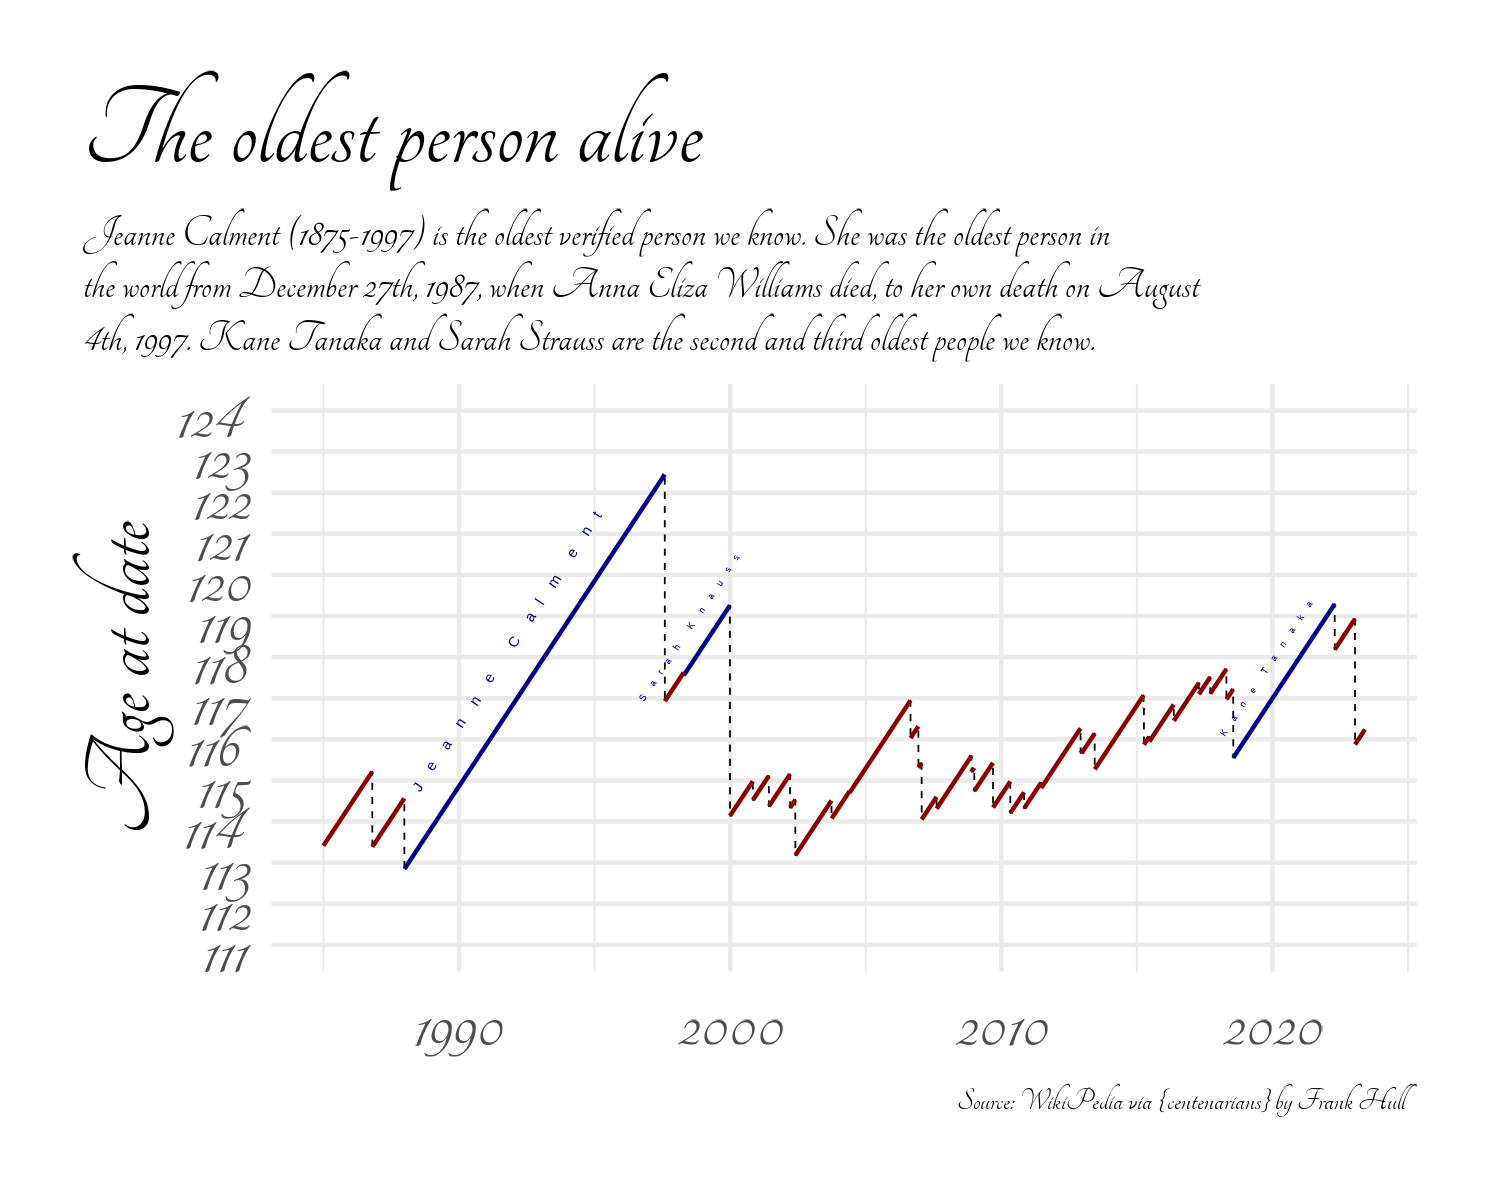

Write R code to recreate this figure.
library(tidyverse)
library(geomtextpath)
library(showtext)

font_add_google("Tangerine", "font")
font_add_google("Fira Code", "labs")
showtext_auto()

centenarians <-
  readr::read_csv(
    'https://raw.githubusercontent.com/rfordatascience/tidytuesday/master/data/2023/2023-05-30/centenarians.csv'
  )

dates <- seq.Date(
  from = ymd("1985-01-01"),
  to = ymd("2023-05-30"),
  by = "day"
)

oldest_alive <- function(date) {
  centenarians %>%
    mutate(
      is_alive = death_date > date | is.na(death_date),
      age_at_date = ifelse(is_alive, as.numeric(interval(birth_date, date), 'years'), age),
      date = date
    ) %>%
    filter(is_alive) %>%
    filter(age_at_date == max(age_at_date))
}

df <- map(dates, oldest_alive) %>%
  reduce(bind_rows)

names <- c("Sarah Knauss", "Kane Tanaka")

subtitle <-
  "Jeanne Calment (1875-1997) is the oldest verified person we know. She was the oldest person in the world from December 27th, 1987, when Anna Eliza Williams died, to her own death on August 4th, 1997. Kane Tanaka and Sarah Strauss are the second and third oldest people we know."

df %>%
  ggplot(aes(x = date, y = age_at_date)) +
  geom_line(linewidth = 0.2,
            linetype = "dashed") +
  geom_textpath(
    data = filter(df, name == "Jeanne Calment"),
    aes(label = name,
        group = name),
    colour = "darkblue",
    #family = "labs",
    size = 4.,
    vjust = -.3
  ) +
  geom_textpath(
    data = filter(df, name %in% names),
    aes(label = name,
        group = name),
    colour = "darkblue",
    #family = "labs",
    size = 2.5,
    linewidth = 0.5,
    vjust = -.3
  ) +
  geom_line(
    data = filter(df,!name %in% c(names, "Jeanne Calment")),
    aes(colour = "darkred", group = name),
    linewidth = 0.5
  ) +
  scale_colour_identity() +
  scale_y_continuous(limits = c(111, 124),
                     breaks = 111:124) +
  guides(colour = "none") +
  labs(
    x = NULL,
    y = "Age at date",
    title = "The oldest person alive",
    subtitle = str_wrap(subtitle, 95),
    caption = "Source: WikiPedia via {centenarians} by Frank Hull"
  ) +
  theme_minimal() +
  theme(
    text = element_text(family = "font",
                        size = 75),
    panel.grid.minor.y = element_blank(),
    plot.title.position = "plot",
    plot.subtitle = element_text(size = 35,
                                 lineheight = 0.3),
    plot.caption = element_text(size = 25),
    plot.margin = margin(20, 20, 20, 20)
  )

ggsave(
  "./2023/2023-22/verified-oldest-people.png",
  bg = "white",
  width = 5,
  height = 4
)
system("open ./2023/2023-22/verified-oldest-people.png")
